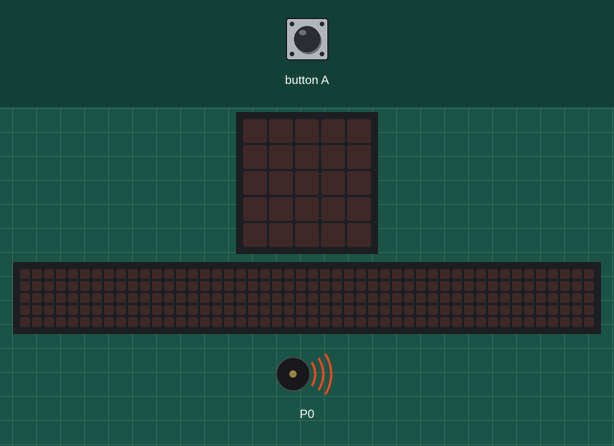
This program was run on a simulated BBC micro:bit (MakeCode). Parts: the board's 5×5 LED display, a strip that is not on the board, showing the scrolling text unrolled, buzzer (waves = sounding). The inputs (shaded band) are chosen by the test bench. The 48×5 strip is a reading aid, not a part: it shows the text the display is scrolling, unrolled, one strip-width of it at a time.

Above: at 5.0 s.
5.1 s: button A pressed for 0.15 s
At 5.5 s:
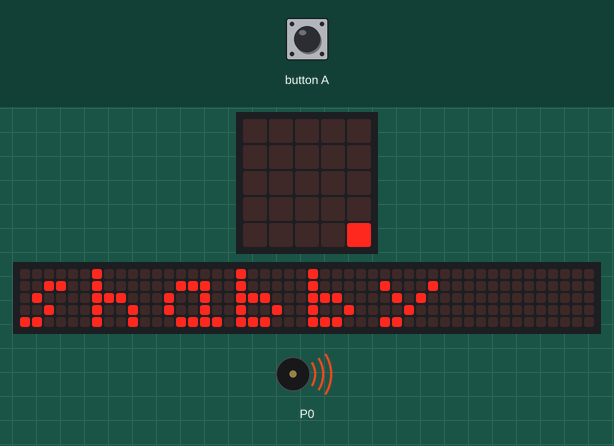
8.1 s: button A pressed for 0.15 s
At 12.5 s:
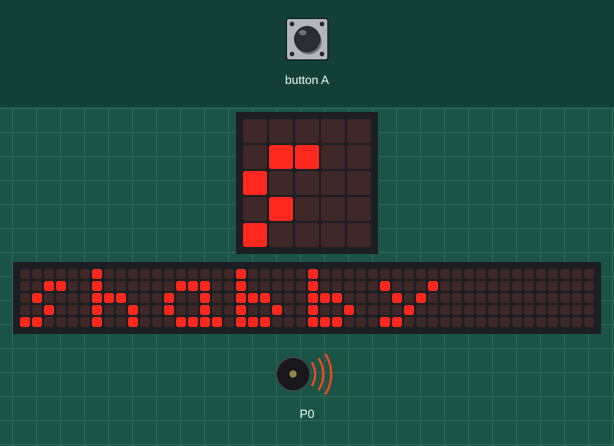
At 24.4 s:
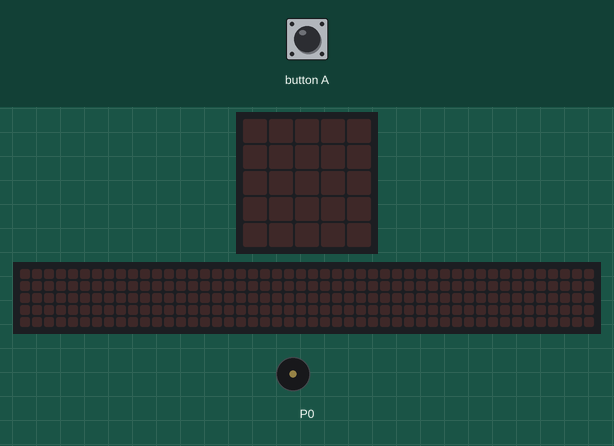
Timing chart, 0 to 25.9 s (numbered marks = the images above; inputs shaded):
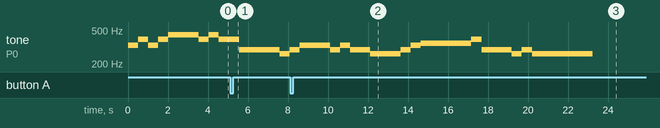

Measured:
- after the input at 5.1 s, the display: first changes after 0.15 s (image 1 shows a later state)
- by itself, tone on P0: plays 330 Hz for 1.5 s, 294 Hz for 0.51 s, 330 Hz for 0.51 s, 294 Hz for 1.0 s, 262 Hz for 1.5 s, 294 Hz for 0.51 s … (13 notes in this stretch)

The program:

main.ts
```typescript
input.onButtonPressed(Button.A, function () {
    basic.showString("shabby")
})
music.playMelody("E G E G A A A G ", 120)
music.playMelody("A G G D D D D C ", 120)
music.playMelody("D E E E D E D D ", 120)
music.playMelody("C C C D E F F F ", 120)
music.playMelody("F F G D D D C D ", 120)
music.playMelody("C C C C C C - - ", 120)
```

test.ts
```typescript
// 在此处测试；当此软件包作为插件使用时，将不会编译此软件包。
```
